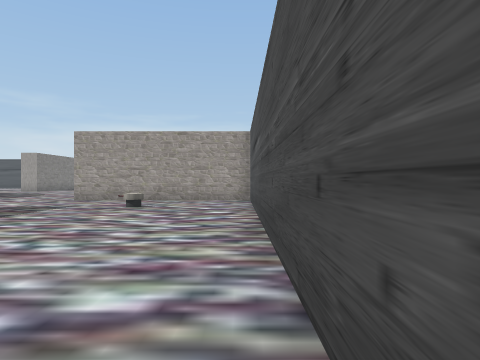
[1] (above)

24 first-person views from a walk through a scene from a Unity 3-D project. The camera is 1.4 m above the floor, looks level and sees 75° across. The floor is counted in squares, 2 m on a side. Each view is taken from the middle of a square. On the plan, view 1 faces up. The plan holds only what a view shows up to about 10 squares ahead; the rest is blank. The place goes on beyond the plan.

[2]
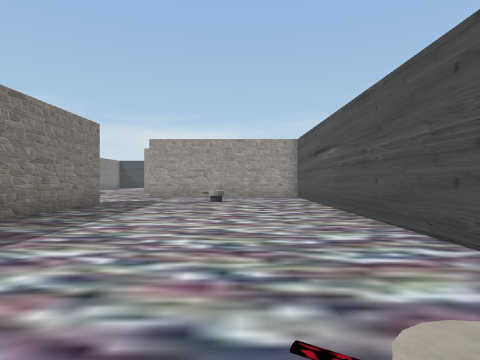

[3]
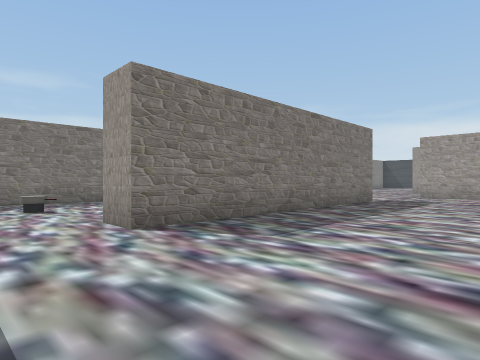

[4]
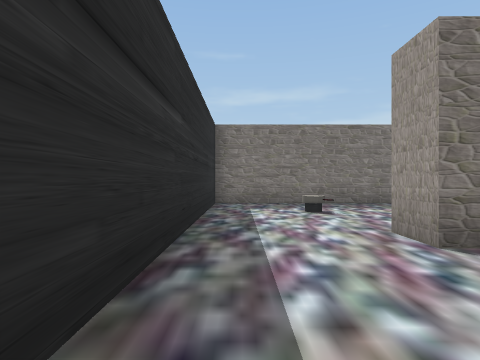

[5]
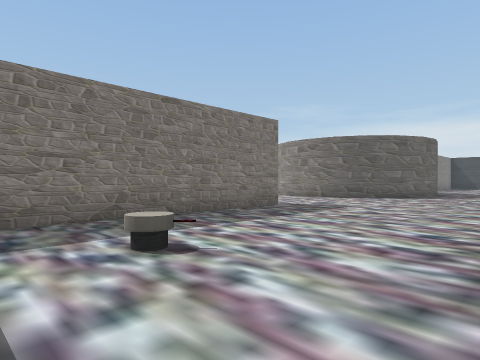

[6]
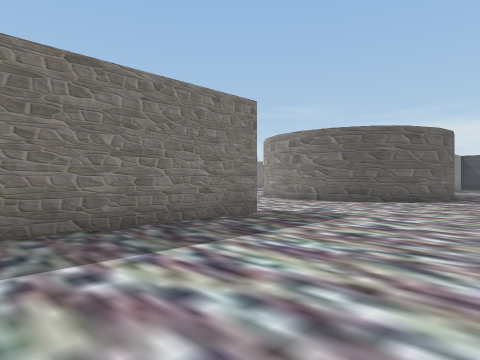

[7]
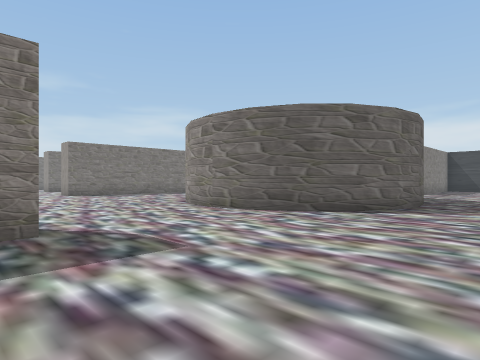

[8]
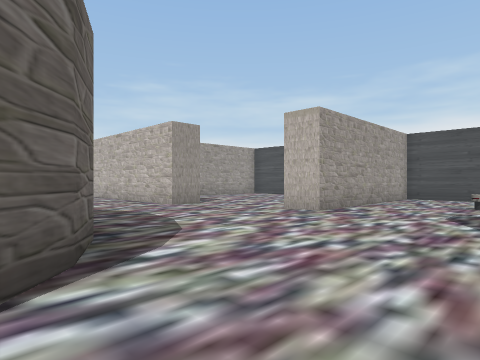

[9]
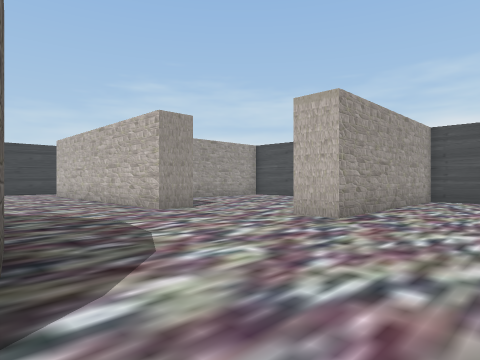

[10]
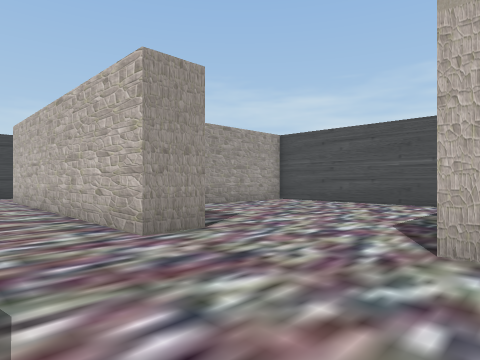

[11]
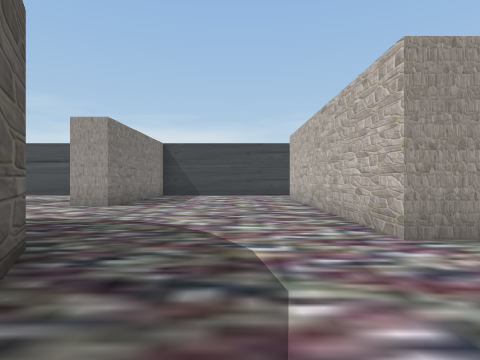

[12]
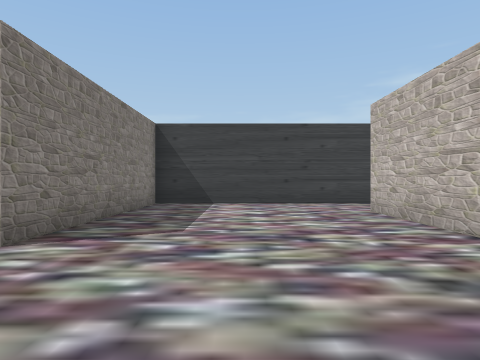

[13]
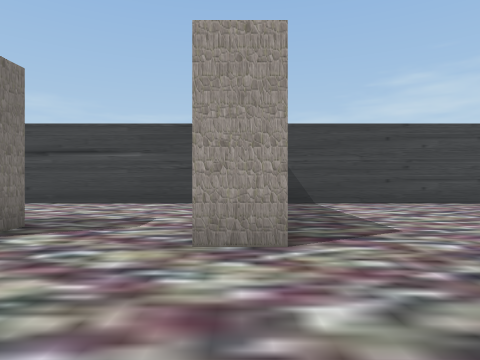

[14]
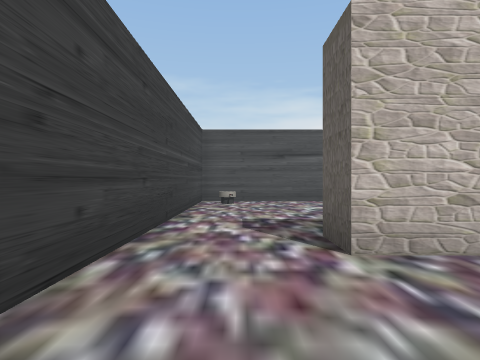

[15]
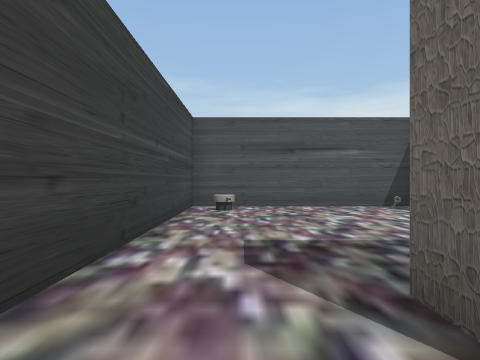

[16]
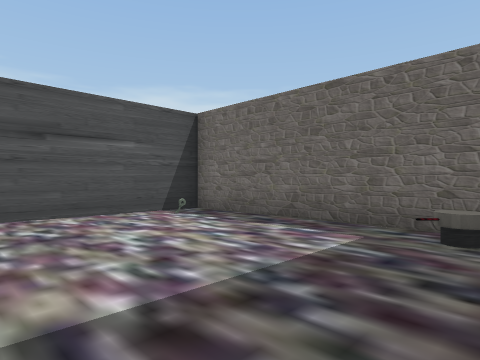

[17]
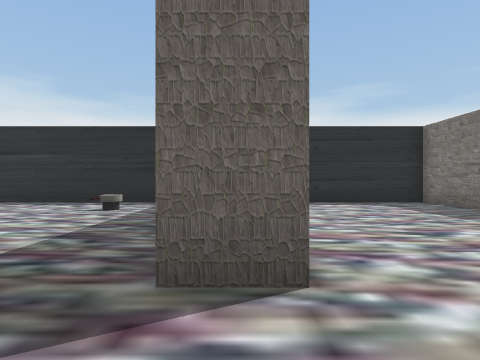

[18]
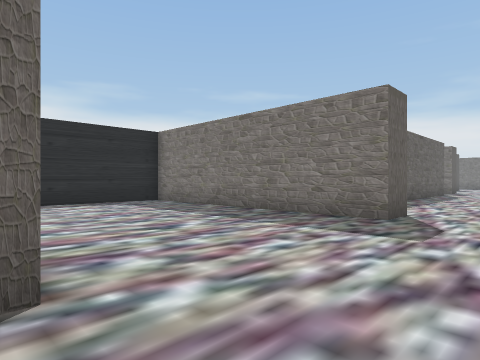

[19]
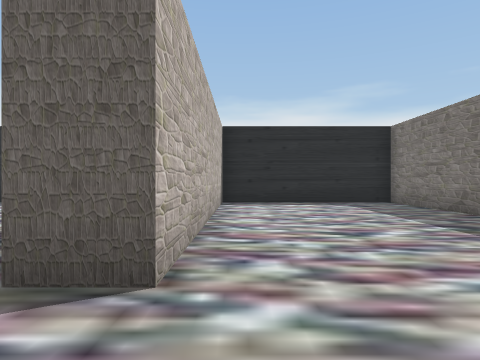

[20]
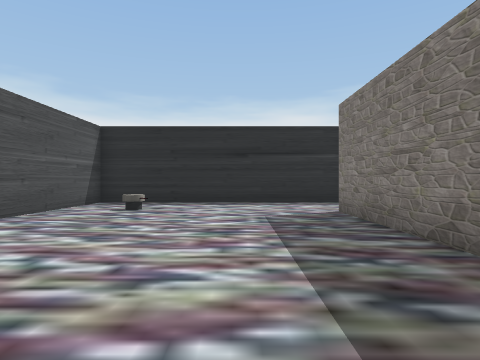

[21]
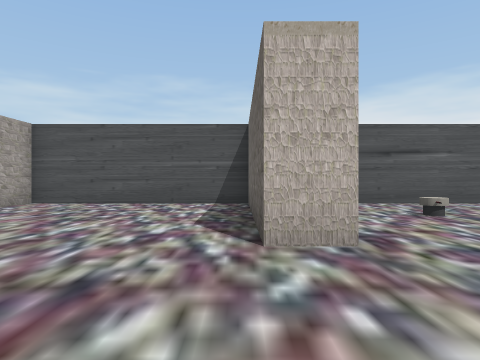

[22]
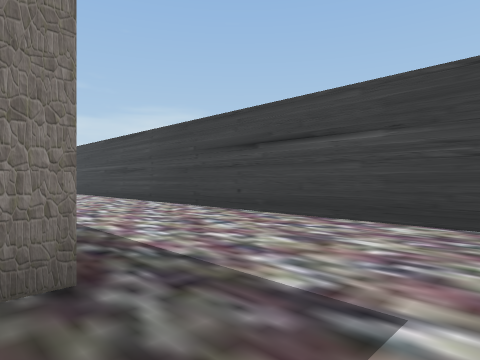

[23]
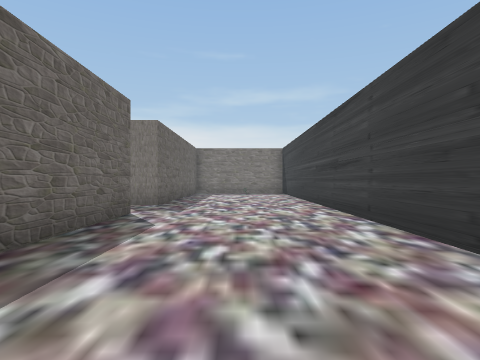

[24]
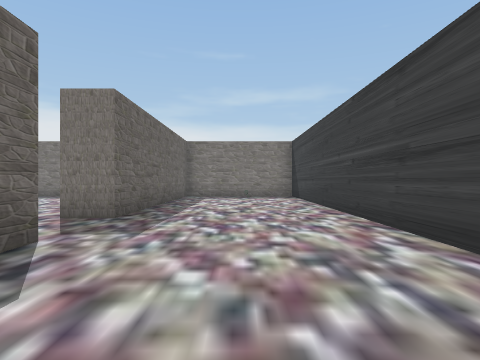

### Floor plan
Points are (right, up) in squares from view 1. A wall is a line through its corners. A room is listed if a view was taken in it or the views show most of it. See-through windows are left out.
Room 1 (views 1, 2, 3, 4, 5, 6, 7, 8, 9, 10, 11, 12, 13, 14, 15, 17, 18, 19, 20, 21, 22, 23, 24)
walls: (-19.8, 4) (-18.7, 4) (-18.7, -3.7) (-13.5, -3.7) (-13.5, 4) (-12.4, 4) (-12.4, -3.7) (0.4, -3.7) (0.4, 10.7) (-5.7, 10.7) (-5.7, 11.7) (-0.4, 11.7); (-11.2, 14.2) (-10.6, 13.1) (-10.4, 12) (-10.6, 10.8) (-11.2, 9.7) (-12, 8.9) (-13, 8.4) (-14.2, 8.2) (-15.4, 8.4) (-16.3, 8.9); (-16.2, 20.8) (-16.2, 20.1); (-24.6, 20.7) (-20.9, 20.7); (-6.2, 7.4) (-6.2, -1) (-7.2, -1); (-6, 14.6) (-7.1, 14.6) (-7.1, 23); (-14.4, 25.3) (-31, 25.3); (-31, 20.7) (-26.7, 20.7) (-26.7, 19.6); (-7.5, 25.3) (-12.4, 25.3) (-12.4, 19.3) (-13.5, 19.3); (0.4, 11.6) (0.4, 18.2) (-3.2, 18.2)
ways out: opening at (-6.5, 24.5) to room 2
objects: turret (-10, -1); turret (-3, 8); turret (-2, -1)
Room 2 (view 16)
walls: (-7.1, 23) (-6, 23); (-5.4, 19.2) (0.4, 19.2) (0.4, 25.3) (-7.5, 25.3)
ways out: opening at (-6.5, 24.5) to room 1
objects: turret (-5, 20); other object (-1, 20); turret (-1, 24)

Where each view was taken, in squares from view 1:
view 1: 0 up, 0 right, facing up
view 2: 2 down, 2 left, facing up
view 3: 3 down, 2 left, facing up-left
view 4: 3 down, 3 left, facing left
view 5: 3 down, 7 left, facing up-left
view 6: 1 down, 8 left, facing up-left
view 7: 3 up, 8 left, facing up-left
view 8: 7 up, 12 left, facing up-right
view 9: 8 up, 11 left, facing up-right
view 10: 11 up, 9 left, facing up-right
view 11: 11 up, 9 left, facing up
view 12: 16 up, 10 left, facing up
view 13: 16 up, 13 left, facing up
view 14: 24 up, 10 left, facing right
view 15: 24 up, 8 left, facing right
view 16: 24 up, 6 left, facing down-right
view 17: 6 up, 13 left, facing down
view 18: 6 up, 13 left, facing down-left
view 19: 6 up, 14 left, facing down
view 20: 6 up, 4 left, facing down
view 21: 12 up, 9 left, facing right
view 22: 20 up, 14 left, facing up-left
view 23: 23 up, 18 left, facing left
view 24: 23 up, 21 left, facing left
